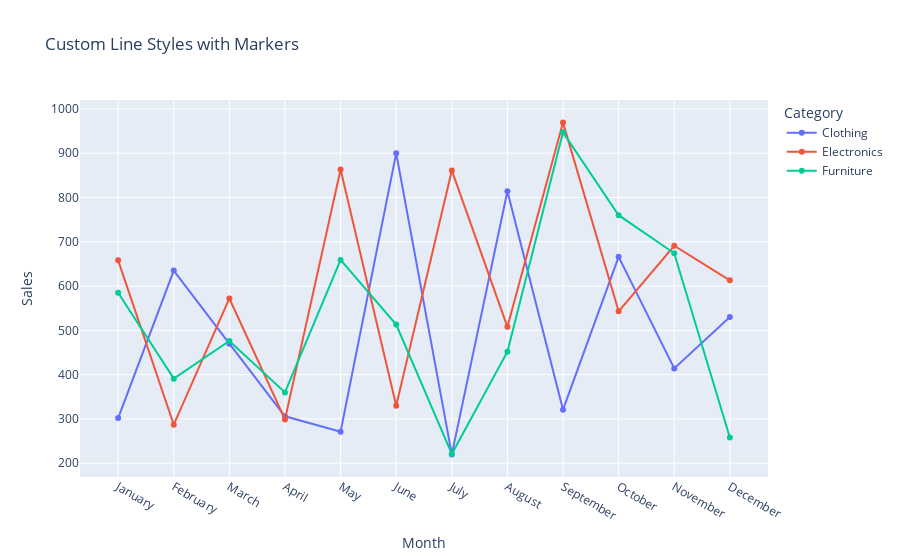

Write notebook code for a chart like this one.
### Code cell
# %%

# 5. ADDING MARKERS AND CUSTOMIZING LINES
# We can add markers (data points) and change line styles/widths to enhance readability.

fig_custom_lines = px.line(
    df,
    x="Month",
    y="Sales",
    color="Category",
    title="Custom Line Styles with Markers"
)

# Update traces to add markers and customize line styles
fig_custom_lines.update_traces(mode="lines+markers",  # lines+markers shows line and data points
                               line=dict(width=2, dash="solid"))  # dash could be 'dash', 'dot', 'solid', etc.

fig_custom_lines.show()

### Figure 1 — Plotly figure (JSON) as saved in the notebook; plotly's stock layout.template omitted (floating-point values rounded to 4 significant figures)
{"data": [{"hovertemplate": "Category=Clothing<br>Month=%{x}<br>Sales=%{y}<extra></extra>", "legendgroup": "Clothing", "line": {"color": "#636efa", "dash": "solid", "width": 2}, "marker": {"symbol": "circle"}, "mode": "lines+markers", "name": "Clothing", "orientation": "v", "showlegend": true, "type": "scatter", "x": ["January", "February", "March", "April", "May", "June", "July", "August", "September", "October", "November", "December"], "xaxis": "x", "y": [302, 635, 470, 306, 271, 900, 220, 814, 321, 666, 414, 530], "yaxis": "y"}, {"hovertemplate": "Category=Electronics<br>Month=%{x}<br>Sales=%{y}<extra></extra>", "legendgroup": "Electronics", "line": {"color": "#EF553B", "dash": "solid", "width": 2}, "marker": {"symbol": "circle"}, "mode": "lines+markers", "name": "Electronics", "orientation": "v", "showlegend": true, "type": "scatter", "x": ["January", "February", "March", "April", "May", "June", "July", "August", "September", "October", "November", "December"], "xaxis": "x", "y": [658, 287, 572, 299, 863, 330, 861, 508, 969, 543, 691, 613], "yaxis": "y"}, {"hovertemplate": "Category=Furniture<br>Month=%{x}<br>Sales=%{y}<extra></extra>", "legendgroup": "Furniture", "line": {"color": "#00cc96", "dash": "solid", "width": 2}, "marker": {"symbol": "circle"}, "mode": "lines+markers", "name": "Furniture", "orientation": "v", "showlegend": true, "type": "scatter", "x": ["January", "February", "March", "April", "May", "June", "July", "August", "September", "October", "November", "December"], "xaxis": "x", "y": [585, 391, 476, 360, 659, 513, 221, 452, 947, 760, 674, 258], "yaxis": "y"}], "layout": {"legend": {"title": {"text": "Category"}, "tracegroupgap": 0}, "title": {"text": "Custom Line Styles with Markers"}, "xaxis": {"anchor": "y", "domain": [0, 1], "title": {"text": "Month"}}, "yaxis": {"anchor": "x", "domain": [0, 1], "title": {"text": "Sales"}}}}
